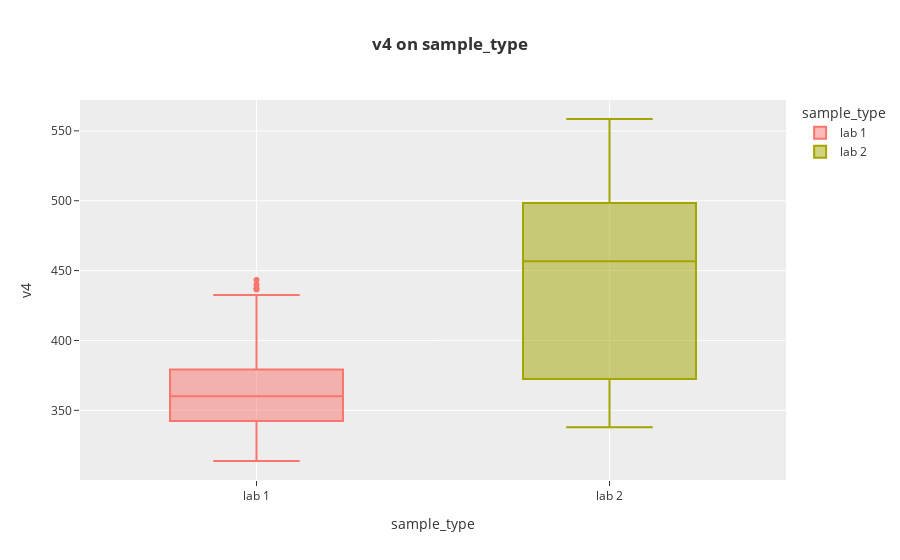

The notebook cell this image was saved under:
### Markdown cell above
Berdasarkan visualisasi di atas, diketahui bahwa sample di `lab 1` memiliki nilai `v3` paling rendah `348.9333` dan paling tinggi `461.1429`.
Sample di `lab 2` memiliki nilai `v3` paling rendah `547.86677` dan paling tinggi `722.3125`.

Jika dibandingkan maka nilai `v3` paling rendah berada di `sample_type lab 1`  dan nilai `v3` tertinggi berada di `sample type lab 2`.

### Code cell
px.box(df, x='sample_type', y='v4',
       color='sample_type', template='ggplot2',
       labels={'sample_type': 'sample_type',
               'v4': 'v4'},
       title="<b>v4 on sample_type")

### Figure 1 — Plotly figure (JSON) as saved in the notebook; plotly's stock layout.template omitted (floating-point values rounded to 4 significant figures)
{"data": [{"alignmentgroup": "True", "hovertemplate": "sample_type=%{x}<br>v4=%{y}<extra></extra>", "legendgroup": "lab 1", "marker": {"color": "#F8766D"}, "name": "lab 1", "notched": false, "offsetgroup": "lab 1", "orientation": "v", "showlegend": true, "type": "box", "x": ["lab 1", "lab 1", "lab 1", "lab 1", "lab 1", "lab 1", "lab 1", "lab 1", "lab 1", "lab 1", "lab 1", "lab 1", "lab 1", "lab 1", "lab 1", "lab 1", "lab 1", "lab 1", "lab 1", "lab 1", "lab 1", "lab 1", "lab 1", "lab 1", "lab 1", "lab 1", "lab 1", "lab 1", "lab 1", "lab 1", "lab 1", "lab 1", "lab 1", "lab 1", "lab 1", "lab 1", "lab 1", "lab 1", "lab 1", "lab 1", "lab 1", "lab 1", "lab 1", "lab 1", "lab 1", "lab 1", "lab 1", "lab 1", "lab 1", "lab 1", "lab 1", "lab 1", "lab 1", "lab 1", "lab 1", "lab 1", "lab 1", "lab 1", "lab 1", "lab 1", "lab 1", "lab 1", "lab 1", "lab 1", "lab 1", "lab 1", "lab 1", "lab 1", "lab 1", "lab 1", "lab 1", "lab 1", "lab 1", "lab 1", "lab 1", "lab 1", "lab 1", "lab 1", "lab 1", "lab 1", "lab 1", "lab 1", "lab 1", "lab 1", "lab 1", "lab 1", "lab 1", "lab 1", "lab 1", "lab 1", "lab 1", "lab 1", "lab 1", "lab 1", "lab 1", "lab 1", "lab 1", "lab 1", "lab 1", "lab 1"], "x0": " ", "xaxis": "x", "y": [371.7, 348.5, 354.9, 334.7, 333.3, 345.9, 326.8, 332.9, 353.2, 342.5, 324.3, 350.6, 320.6, 339.3, 320.8, 339.3, 338.4, 342.4, 358, 327.3, 362.4, 315.6, 354.5, 339.1, 356.3, 332.5, 330.4, 328.9, 359.3, 321.6, 337.8, 342.3, 313.7, 396.6, 323.9, 322.2, 363.1, 327.9, 335.8, 378.2, 384.8, 355.9, 341.2, 379.7, 371.3, 349.9, 359.4, 397.7, 369.7, 369.1, 346.4, 360.3, 371.3, 348.9, 432.5, 366.7, 355.8, 365.6, 372.3, 349.4, 378.7, 359.7, 362.2, 361.9, 357, 358.5, 396.8, 364.7, 363.5, 348.9, 365.4, 342.6, 386.4, 381.3, 381.6, 358, 371.8, 368.7, 367.6, 357.2, 361.6, 366.8, 377, 379.9, 378.1, 419.4, 437.4, 443.2, 400.4, 439.9, 429, 429.1, 408.9, 426.1, 392.9, 404.3, 428.3, 394.4, 436.4, 401.8], "y0": " ", "yaxis": "y"}, {"alignmentgroup": "True", "hovertemplate": "sample_type=%{x}<br>v4=%{y}<extra></extra>", "legendgroup": "lab 2", "marker": {"color": "#A3A500"}, "name": "lab 2", "notched": false, "offsetgroup": "lab 2", "orientation": "v", "showlegend": true, "type": "box", "x": ["lab 2", "lab 2", "lab 2", "lab 2", "lab 2", "lab 2", "lab 2", "lab 2", "lab 2", "lab 2", "lab 2", "lab 2", "lab 2", "lab 2", "lab 2", "lab 2", "lab 2", "lab 2", "lab 2", "lab 2", "lab 2", "lab 2", "lab 2", "lab 2", "lab 2", "lab 2", "lab 2", "lab 2", "lab 2", "lab 2", "lab 2", "lab 2", "lab 2", "lab 2", "lab 2", "lab 2", "lab 2", "lab 2", "lab 2", "lab 2", "lab 2", "lab 2", "lab 2", "lab 2", "lab 2", "lab 2", "lab 2", "lab 2", "lab 2", "lab 2", "lab 2", "lab 2", "lab 2", "lab 2", "lab 2", "lab 2", "lab 2", "lab 2", "lab 2", "lab 2"], "x0": " ", "xaxis": "x", "y": [379.3, 436.8, 373.9, 374.7, 365.7, 361.3, 383.8, 364.6, 344.5, 382.7, 353.1, 369.1, 337.9, 342.4, 364.6, 366.4, 377.2, 355.4, 370.7, 361.5, 370.8, 378.7, 377.6, 414.3, 406.3, 406.4, 355.1, 376.1, 399.2, 423.5, 541.8, 558.5, 489, 480, 491.2, 533.7, 509.3, 485.1, 555.6, 547.8, 535.1, 500.1, 482.8, 494.5, 552.9, 496.6, 530.6, 542.4, 519.3, 484.8, 477, 487.4, 476.5, 527, 486.7, 489.8, 541.1, 505.1, 483.7, 495.4], "y0": " ", "yaxis": "y"}], "layout": {"boxmode": "overlay", "legend": {"title": {"text": "sample_type"}, "tracegroupgap": 0}, "title": {"text": "<b>v4 on sample_type"}, "xaxis": {"anchor": "y", "categoryarray": ["lab 1", "lab 2"], "categoryorder": "array", "domain": [0, 1], "title": {"text": "sample_type"}}, "yaxis": {"anchor": "x", "domain": [0, 1], "title": {"text": "v4"}}}}
